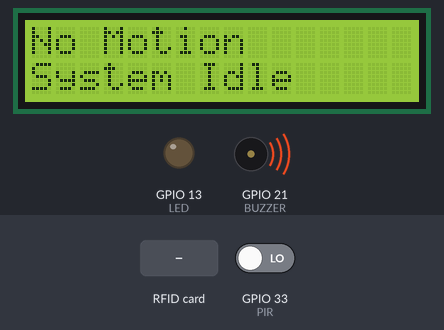
This sketch was run on a simulated ESP32. On the bench: 16×2 character LCD, output pins drawn as LEDs (lit = HIGH), buzzer (waves = sounding, pin HIGH). The test bench sets the inputs (shaded band); at power-on: GPIO 33 (PIR) LOW. WiFi joins after 1.5 s; servers stay silent unless stated; the local clock reads 2024-03-15 10:24:30 at power-on unless the sketch sets it; the Firebase database answers and starts empty; what the sketch prints to the serial monitor is not drawn.

Above: at 4.9 s.
5.0 s: GPIO 33 (PIR) driven HIGH
At 5.9 s:
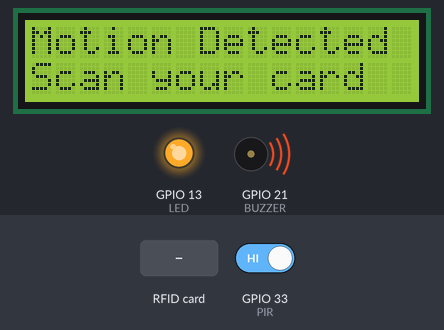
6.9 s: RFID card 5E 7A 19 C4 held to the reader
At 9.0 s:
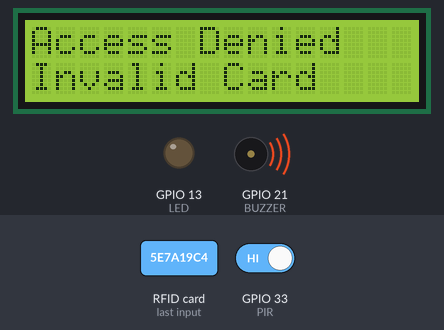
10.0 s: GPIO 33 (PIR) driven LOW
At 10.3 s:
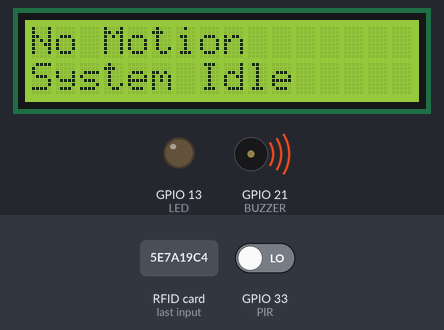
Timing chart, 0 to 13.0 s (numbered marks = the images above; inputs shaded):
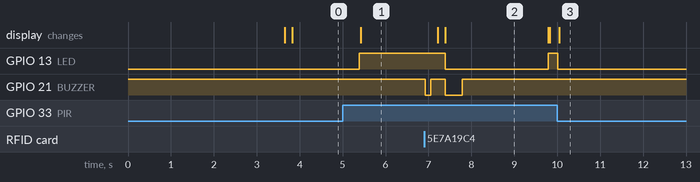

The sketch:

esp32.ino
```cpp
#include <WiFi.h>
#include <SPI.h>
#include <MFRC522.h>
#include <Wire.h>
#include <LiquidCrystal_I2C.h>
#include <Firebase_ESP_Client.h>
#include <time.h>


// ====================== WIFI SETTINGS ======================
#define WIFI_SSID "****"
#define WIFI_PASSWORD "****"


// ====================== FIREBASE SETTINGS ==================
// API Key and Database URL required for ESP32 to communicate with Firebase RTDB
#define API_KEY "API KEY"
#define DATABASE_URL "FIREBASE URL"


// Global objects for Firebase communication and configuration
FirebaseData fbdo;
FirebaseAuth auth;
FirebaseConfig config;


// ====================== NTP TIME SETTINGS ======================
const char* ntpServer = "pool.ntp.org";
const long gmtOffset_sec = 8 * 3600;   // Set to UTC+8 (Malaysia/Singapore Time)
const int daylightOffset_sec = 0;      // No daylight savings in Malaysia


// ====================== HARDWARE PINS ======================
#define BUZZER 21
#define PIR 33
#define LED 13


// RC522 RFID Module Pins (SPI Communication)
#define SS_PIN 5
#define RST_PIN 22
MFRC522 mfrc522(SS_PIN, RST_PIN);


// LCD Initialization (I2C Address 0x27, 16 Columns, 2 Rows)
LiquidCrystal_I2C lcd(0x27, 16, 2);


bool systemActive = false;


// ====================== SETUP: EXECUTED ONCE =============================
void setup() {
  Serial.begin(115200);


  // Initialize Peripheral Pins
  pinMode(BUZZER, OUTPUT);
  digitalWrite(BUZZER, HIGH); // Set High to keep Active-Low buzzer silent initially
  pinMode(PIR, INPUT);
  pinMode(LED, OUTPUT);


  // Initialize I2C LCD
  Wire.begin(4, 15); // Define Custom SDA (4) and SCL (15) for ESP32
  lcd.init();
  lcd.backlight();
  lcd.setCursor(0,0);
  lcd.print("   ATTENDLY   ");
  lcd.setCursor(0,1);
  lcd.print("  System Ready  ");


  // Initialize SPI Bus and RFID Reader
  SPI.begin(18, 19, 23, 5); // SCK, MISO, MOSI, SS
  mfrc522.PCD_Init();


  // Attempt to connect to the local Wi-Fi network
  WiFi.begin(WIFI_SSID, WIFI_PASSWORD);
  Serial.print("Connecting WiFi");
  while(WiFi.status() != WL_CONNECTED){
    delay(500);
    Serial.print(".");
  }
  Serial.println("\nWiFi connected!");

  // Configure Firebase Credentials and auto-reconnect logic
  config.api_key = API_KEY;
  config.database_url = DATABASE_URL;


  // Sign up as an anonymous user for database access
  if (Firebase.signUp(&config, &auth, "", "")) {
    Serial.println("Firebase signup OK");
  } else {
    Serial.printf("Signup failed: %s\n", config.signer.signupError.message.c_str());
  }


  Firebase.begin(&config, &auth);
  Firebase.reconnectWiFi(true);


  delay(2000);
  lcd.clear();


  // Sync System Time with NTP Server
  configTime(gmtOffset_sec, daylightOffset_sec, ntpServer);


  Serial.print("Syncing time");
  struct tm timeinfo;
  while (!getLocalTime(&timeinfo)) {
    Serial.print(".");
    delay(500);
  }
  Serial.println("\nTime synced!");


  // LOG SYSTEM START TIME: Records when the device was turned on for the current date
  if (getLocalTime(&timeinfo)) {
    char dateStr[11], timeStr[9];
    strftime(dateStr, sizeof(dateStr), "%Y-%m-%d", &timeinfo);
    strftime(timeStr, sizeof(timeStr), "%H:%M:%S", &timeinfo);


    String path = "/classStart/" + String(dateStr) + "/startTime";
    Firebase.RTDB.getString(&fbdo, path);

    // Only log start time if it hasn't been logged today yet
    if (fbdo.dataType() == "null") {
      if (Firebase.RTDB.setString(&fbdo, path, String(timeStr))) {
        Serial.println("Success! First log for today: " + String(timeStr));
      }
    } else {
      Serial.print("Already exists. Today's start time is: ");
      Serial.println(fbdo.stringData());
    }
  }
}


// ====================== LOOP: MAIN LOGIC ==============================
void loop() {
  // STEP 1: Motion Detection Logic
  // The system only prompts for a card if someone is standing in front of it
  if(digitalRead(PIR) == HIGH){
    systemActive = true;
    digitalWrite(LED, HIGH);
    lcd.setCursor(0,0);
    lcd.print("Motion Detected ");
    lcd.setCursor(0,1);
    lcd.print("Scan your card  ");
  } else {
    systemActive = false;
    digitalWrite(LED, LOW);
    lcd.setCursor(0,0);
    lcd.print("No Motion       ");
    lcd.setCursor(0,1);
    lcd.print("System Idle     ");
    delay(500);
    return; // Skip the rest of the loop if no motion is detected
  }


  // STEP 2: Check for RFID Card
  if(!mfrc522.PICC_IsNewCardPresent()) return; // Exit if no card is near the reader
  if(!mfrc522.PICC_ReadCardSerial()) return;    // Exit if the card cannot be read


  beep(1); // Short beep to confirm physical contact with card


  // STEP 3: Process Scanned Card
  String scannedUID = uidToString(mfrc522.uid.uidByte);
  String studentPath = "/students/" + scannedUID;

  lcd.clear();
  lcd.print("Verifying...");


  // Query Firebase to check if this UID is registered in the "students" node
  if (Firebase.RTDB.getJSON(&fbdo, studentPath)) {
    if (fbdo.dataType() == "json") {
      FirebaseJsonData jsonData;
      FirebaseJson &json = fbdo.jsonObject();

      // Extract the "name" field from the student's data
      json.get(jsonData, "name");
      String studentName = jsonData.stringValue;


      lcd.clear();
      lcd.setCursor(0,0);
      lcd.print("Attendance taken:");
      lcd.setCursor(0,1);
      lcd.print(studentName);


      digitalWrite(LED, HIGH);
      beep(2); // Double beep for success


      // STEP 4: Record attendance in the database
      sendAttendanceToFirebase(scannedUID, studentName);


    } else {
      // If the UID does not exist in the /students/ list
      handleInvalidCard();
    }
  } else {
    // If there is a connection error or query fails
    handleInvalidCard();
    Serial.println("DB Error: " + fbdo.errorReason());
  }


  delay(2000); // Display the student name for 2 seconds
  digitalWrite(LED, LOW);
  lcd.clear();
  mfrc522.PICC_HaltA(); // Stop encryption on the current card
}


// ====================== HELPER FUNCTIONS =========================


// Converts raw RFID bytes into a readable Hexadecimal String (e.g., "A1B2C3D4")
String uidToString(byte uid[4]){
  char buf[9];
  sprintf(buf, "%02X%02X%02X%02X", uid[0], uid[1], uid[2], uid[3]);
  return String(buf);
}


// Packages the attendance data into a JSON and sends it to the /attendance/ date path
void sendAttendanceToFirebase(String uidStr, String studentName){
  struct tm nowTime;
  if (!getLocalTime(&nowTime)) return;


  char dateStr[11], timeStr[9];
  strftime(dateStr, sizeof(dateStr), "%Y-%m-%d", &nowTime);
  strftime(timeStr, sizeof(timeStr), "%H:%M:%S", &nowTime);


  // Path structure: /attendance/2026-02-11/UID_HERE
  String path = "/attendance/" + String(dateStr) + "/" + uidStr;


  FirebaseJson json;
  json.add("name", studentName);
  json.add("time", String(timeStr));
  json.add("status", "Present");


  Firebase.RTDB.setJSON(&fbdo, path, &json);
  Serial.println("Attendance logged for " + studentName);
}


// Displays error message and triggers a long buzzer warning
void handleInvalidCard() {
  lcd.clear();
  lcd.setCursor(0,0);
  lcd.print("Access Denied");
  lcd.setCursor(0,1);
  lcd.print("Invalid Card");
  digitalWrite(LED, LOW);
  longBeep();
}


// Standard beep function (active low)
void beep(int times){
  for(int i=0;i<times;i++){
    digitalWrite(BUZZER, LOW);
    delay(120);
    digitalWrite(BUZZER, HIGH);
    delay(150);
  }
}


// Sustained beep for errors
void longBeep(){
  digitalWrite(BUZZER, LOW);
  delay(400);
  digitalWrite(BUZZER, HIGH);
}
```

Measured:
- after the input at 5.0 s, GPIO 13 (LED): LOW → HIGH after 0.39 s; the display: changes after 0.42 s (image 1)
- after the input at 6.9 s, GPIO 13 (LED): HIGH → LOW after 0.49 s, → HIGH 2.4 s later; GPIO 21 (BUZZER): HIGH → LOW at once, → HIGH 0.12 s later, → LOW 0.34 s later, → HIGH 0.40 s later; the display: first changes after 0.31 s (image 2 shows a later state)
- after the input at 10.0 s, GPIO 13 (LED): HIGH → LOW at once; the display: changes after 0.05 s (image 3)
- what the display in image 2 shows lasts 2.4 s, from 7.4 s to 9.8 s
